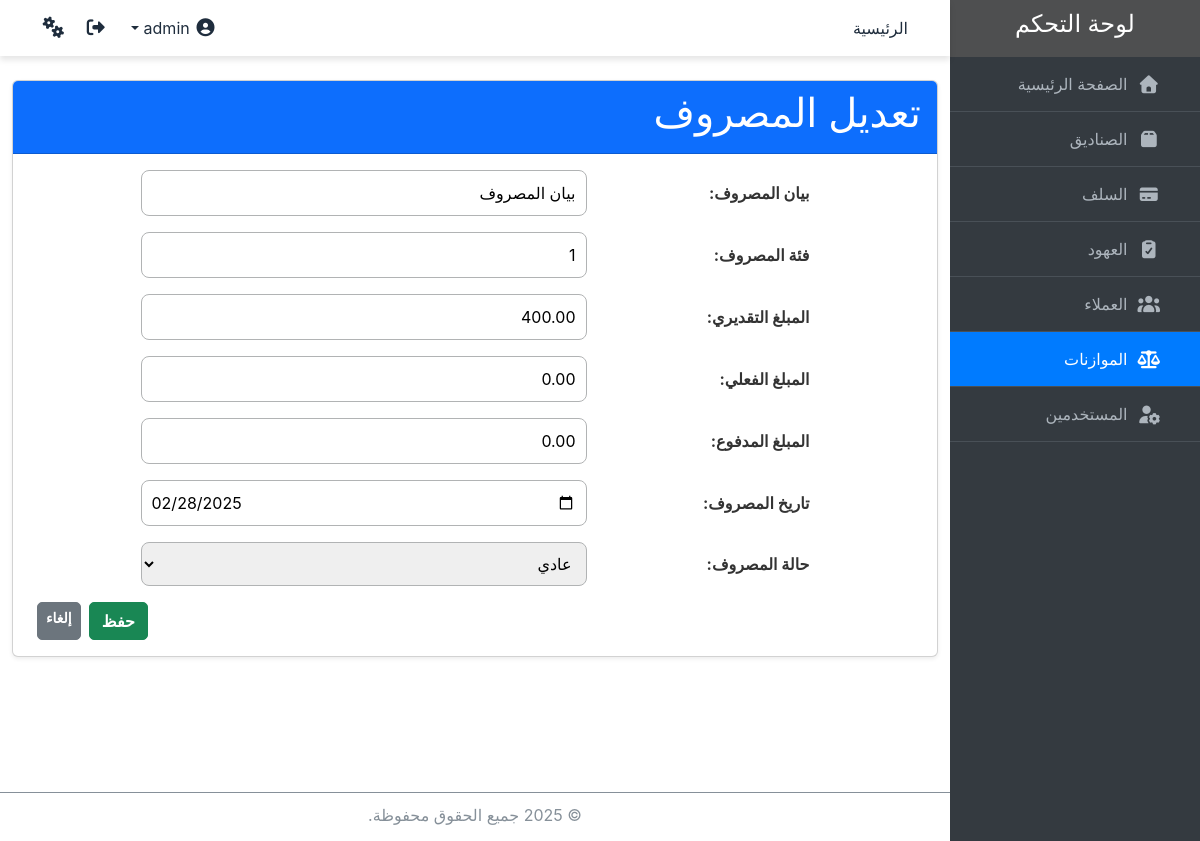
The page /budgets/1/update-budget-expense/1/ (signed in) on the database its author committed.
### core/models.py (models this page shows, shortened)
class BudgetExpense(models.Model):
    EXPENSE_STATUS = [
        ('urgent', 'عاجل'),
        ('important', 'مهم'),
        ('normal', 'عادي'),
    ]
    budget = models.ForeignKey(Budget, on_delete=models.CASCADE, verbose_name="الموازنة")
    description = models.CharField(max_length=100, verbose_name="بيان المصروف")
    category = models.ForeignKey('ExpenseCategory', on_delete=models.CASCADE, related_name='budget_expense_categorys', verbose_name="فئة المصروف")
    estimated_amount = models.DecimalField(max_digits=10, decimal_places=2, verbose_name="المبلغ التقديري")
    actual_amount = models.DecimalField(max_digits=10, decimal_places=2, blank=True, null=True, default=0, verbose_name="المبلغ الفعلي")
    paid_amount = models.DecimalField(max_digits=10, decimal_places=2, blank=True, null=True, default=0, verbose_name="المبلغ المدفوع")
    remaining_amount = models.DecimalField(max_digits=10, decimal_places=2, blank=True, null=True, default=0, verbose_name="المتبقي")
    date = models.DateField(verbose_name="تاريخ المصروف")
    expense_status = models.CharField(max_length=10, choices=EXPENSE_STATUS, default='normal', verbose_name="حالة المصروف")
    class Meta:
        verbose_name = "مصروف موازنة"
        verbose_name_plural = "مصروفات الموازنة"

### core/views.py (the view, shortened to what this page needs)
# urls.py: path('budgets/<int:budget_pk>/update-budget-expense/<int:pk>/', views.BudgetExpenseUpdateView.as_view(), name='budget_expense_update'),
class BudgetExpenseUpdateView(PermissionMixin, UpdateView):
    model = BudgetExpense
    form_class = BudgetExpenseForm
    template_name = 'budgets/budget_expense_form.html'
    success_url = reverse_lazy('budget_list')
    permission_required = 'core.change_budgetexpense'
    def get_context_data(self, **kwargs):
        context = super().get_context_data(**kwargs)
        context['budget'] = get_object_or_404(Budget, pk=self.kwargs['budget_pk'])
        return context

### core/forms.py
class BudgetExpenseForm(forms.ModelForm):
    category = forms.ModelChoiceField(
        queryset=ExpenseCategory.objects.all(),
        widget=Select2Widget,
        label="فئة المصروف"
    )
    class Meta:
        model = BudgetExpense
        fields = ['description', 'category', 'estimated_amount', 'actual_amount', 'paid_amount', 'date', 'expense_status']
        can_delete=True
        widgets = {
            'date': forms.DateInput(attrs={'type': 'date'}),
            'remaining_amount': forms.TextInput(attrs={'readonly': 'readonly'}),
        }

### core/views.py (called while the page is built)
    def has_permission(self):
        perms = self.get_permission_required()
        return self.request.user.has_perms(perms) or self.request.user.is_superuser

### core/templates/budgets/budget_expense_form.html (shortened to what this page needs)
{% extends 'base.html' %}
{% block content %}
  <div class="container mt-4">
    <div class="card shadow-sm">
      {% if object %}
      <div class="card-header bg-primary text-white text-end">
        <h1 class="text-white">تعديل المصروف</h1>
      </div>
      {% else %}
      <div class="card-header bg-success text-white text-end">
        <h1 class="text-white">إضافة مصروف جديدة</h1>
      </div>
      {% endif %}
      <div class="card-body">
    <form method="post" class="custom-form">
      {{ form.as_p }}
      <div class="d-flex justify-content-end">
        <button type="submit" class="btn btn-success">حفظ</button>
        <a href="{% url 'budget_detail' budget.id %}" class="btn btn-secondary btn-sm mx-2">إلغاء</a>
      </div>
    </form>
    </div>
  </div>
  </div>
{% endblock %}

### static/css/styles.css (style rules this page uses)
body { margin: 0; margin-right: 250px; font-family: "Source Sans Pro",-apple-system,BlinkMacSystemFont,"Segoe UI",Roboto,"Helvetica Neue",Arial,sans-serif,"Apple Color Emoji","Segoe UI Emoji","Segoe UI Symbol"; font-size: 1rem; font-weight: 400; line-height: 1.5; color: rgb(33, 37, 41); text-align: right; background-color: #fff; }
.custom-form p { display: flex; margin-top: 0; margin-bottom: 1rem; align-items: center; justify-content: center; }
.custom-form label { font-weight: bold; color: #333; width: 25%; }
input, optgroup, select, textarea { width: 50%; min-width: 260px; }
.custom-form .btn { border-radius: 5px; font-weight: bold; transition: background-color 0.3s ease; }
.container h1 { color: #2c3e50; }
form input, form select, form textarea { border-radius: 8px; border: 1px solid #b1b3b4; padding: 10px; }
form button { border-radius: 8px; }

### rows shown on the page
BudgetExpense: description "بيان المصروف", category "1", estimated_amount "400.00", actual_amount "0.00", paid_amount "0.00", date "02/28/2025", expense_status "عادي"
